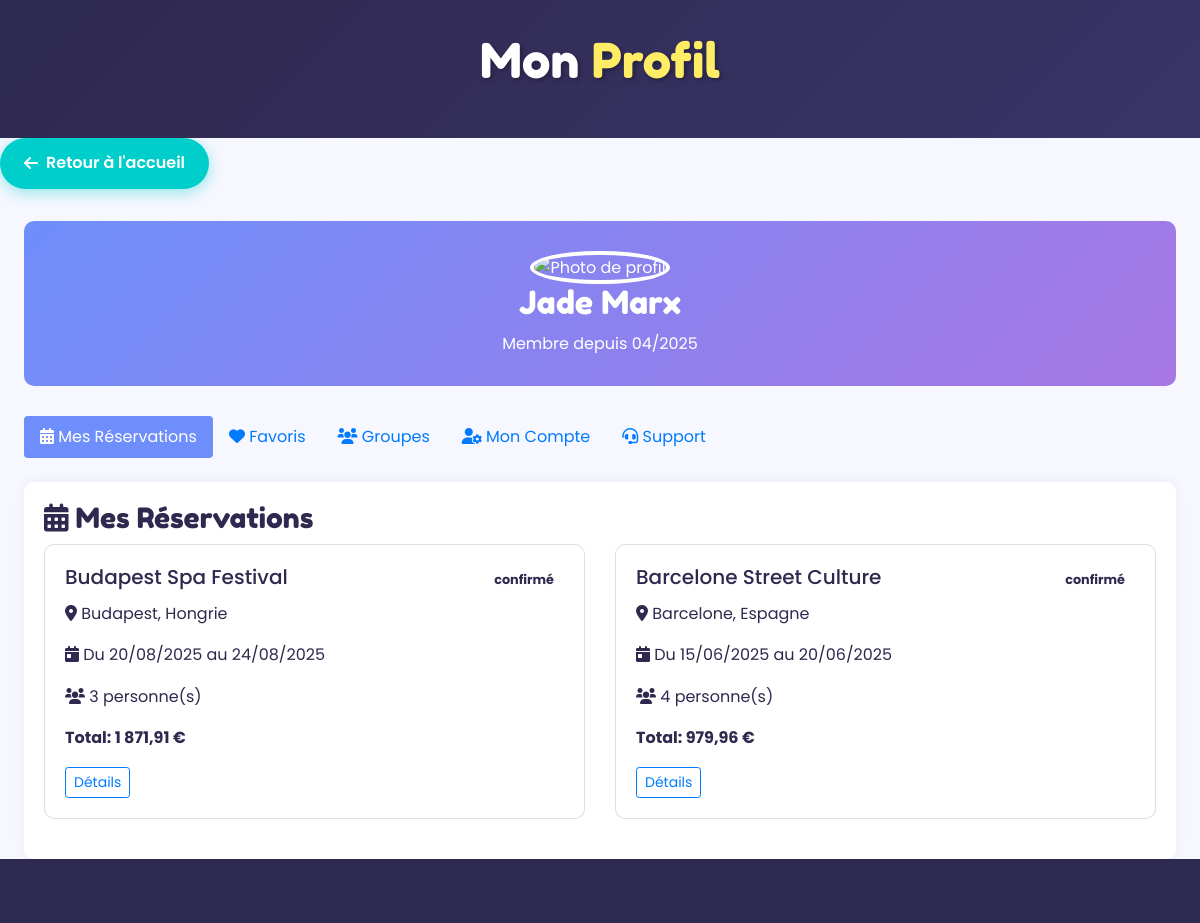
The app's page /profile.php (signed in) with its own data.
### tables this page shows
CREATE TABLE `users` (
  `id` int NOT NULL,
  `nom` varchar(100) NOT NULL,
  `prenom` varchar(50) NOT NULL,
  `email` varchar(100) NOT NULL,
  `password` varchar(100) NOT NULL,
  `gender` enum('M','F','Autre') NOT NULL,
  `date_naissance` date DEFAULT NULL,
  `adresse` varchar(255) DEFAULT NULL,
  `telephone` varchar(20) DEFAULT NULL,
  `profile_picture` varchar(255) DEFAULT NULL,
  `access_level` enum('user','admin') DEFAULT 'user',
  `date_inscription` timestamp NULL DEFAULT CURRENT_TIMESTAMP,
  `derniere_connexion` timestamp NULL DEFAULT CURRENT_TIMESTAMP,
  `statut` enum('actif','suspendu','désactivé') DEFAULT 'actif'
);

CREATE TABLE `reservations` (
  `id` int NOT NULL,
  `user_id` int NOT NULL,
  `offre_id` int NOT NULL,
  `logement_id` int NOT NULL,
  `transport_aller_id` int NOT NULL,
  `transport_retour_id` int NOT NULL,
  `nbr_personnes` int NOT NULL,
  `prix_unitaire` decimal(10,2) NOT NULL,
  `prix_total` decimal(10,2) GENERATED ALWAYS AS ((`prix_unitaire` * `nbr_personnes`)) STORED,
  `statut` enum('en attente','confirmé','annulé') DEFAULT 'en attente',
  `methode_paiement` enum('carte bancaire','paypal','virement','aucun') DEFAULT 'aucun',
  `date_paiement` datetime DEFAULT NULL,
  `date_reservation` timestamp NULL DEFAULT CURRENT_TIMESTAMP,
  `date_depart` date NOT NULL,
  `date_retour` date NOT NULL
);

CREATE TABLE `offres` (
  `id` int NOT NULL,
  `titre` varchar(255) NOT NULL,
  `description` text NOT NULL,
  `destination_id` int NOT NULL,
  `logement_id` int NOT NULL,
  `type_transport` enum('avion','bus','train','covoiturage','voiture') NOT NULL,
  `duree_sejour` int NOT NULL,
  `prix` decimal(10,2) NOT NULL,
  `prix_groupe` decimal(10,2) DEFAULT NULL,
  `date_depart` date NOT NULL,
  `date_retour` date NOT NULL,
  `disponibilite` int NOT NULL DEFAULT '0',
  `images` varchar(255) DEFAULT NULL,
  `ancien_prix` decimal(10,2) DEFAULT NULL,
  `transport_aller_id` int DEFAULT NULL,
  `transport_retour_id` int DEFAULT NULL,
  `avantages` text,
  `groupe` int DEFAULT NULL
);

CREATE TABLE `destinations` (
  `id` int NOT NULL,
  `pays` varchar(100) NOT NULL,
  `ville` varchar(100) NOT NULL,
  `images` varchar(255) DEFAULT NULL,
  `type_activites` enum('camping','auberge','randonnée','plage','...') NOT NULL,
  `activite_jeune` varchar(255) DEFAULT NULL,
  `budget_moyen` decimal(10,2) DEFAULT NULL,
  `date_publication` date DEFAULT NULL,
  `conseils` text,
  `endroits_visiter` text,
  `langue` varchar(100) DEFAULT NULL,
  `monnaie` varchar(50) DEFAULT NULL,
  `transport_commun` text,
  `peuples_culture` text,
  `info_pays` text
);

### profile.php (the view, shortened to what this page needs)
<?php
require_once('data_base/connection.php');
$user = [];
$reservations = [];
try
{
    $sql = 'SELECT * FROM users WHERE id = ?';
    $stmt = $dbh->prepare($sql);
    $stmt->execute([$_SESSION['user_id']]);
    $user = $stmt->fetch(PDO::FETCH_ASSOC);
    $sql = '
        SELECT r.*, o.titre, o.images, d.ville, d.pays
        FROM reservations r
        JOIN offres o ON r.offre_id = o.id
        JOIN destinations d ON o.destination_id = d.id
        WHERE r.user_id = ?
        ORDER BY r.date_depart DESC';
    $stmt = $dbh->prepare($sql);
    $stmt->execute([$_SESSION['user_id']]);
    $reservations = $stmt->fetchAll(PDO::FETCH_ASSOC);
}
catch (PDOException $e)
{
    die("Erreur de base de données : " . $e->getMessage());
}
?>
<!DOCTYPE html>
<html lang="fr">
<head>
    <link href="https://stackpath.bootstrapcdn.com/bootstrap/4.5.2/css/bootstrap.min.css" rel="stylesheet">
    <link rel="stylesheet" href="https://cdnjs.cloudflare.com/ajax/libs/font-awesome/6.0.0/css/all.min.css">
    <link rel="stylesheet" href="../styles/offres.css">
</head>
<body>
    <header class="header-offres">
        <h1>Mon <span>Profil</span></h1>
    </header>
    <a href="index.php" class="btn-back"><i class="fas fa-arrow-left"></i> Retour à l'accueil</a>
    <div class="main-container">
        <div class="profile-header text-center">
            <img src="<?= htmlspecialchars($user['profile_picture'] ?? '../img/default-profile.jpg') ?>"
                 class="profile-picture" alt="Photo de profil">
            <h2><?= htmlspecialchars($user['prenom'] . ' ' . $user['nom']) ?></h2>
            <p class="mb-0">Membre depuis <?= date('m/Y', strtotime($user['date_inscription'])) ?></p>
        </div>
        <ul class="nav nav-pills mb-4" id="profileTabs" role="tablist">
            <li class="nav-item">
                <a class="nav-link active" id="reservations-tab" data-toggle="pill" href="#reservations" role="tab">
                    <i class="fas fa-calendar-alt"></i> Mes Réservations
                </a>
            </li>
            <li class="nav-item">
                <a class="nav-link" id="favorites-tab" data-toggle="pill" href="#favorites" role="tab">
                    <i class="fas fa-heart"></i> Favoris
                </a>
            </li>
            <li class="nav-item">
                <a class="nav-link" id="groups-tab" data-toggle="pill" href="#groups" role="tab">
                    <i class="fas fa-users"></i> Groupes
                </a>
            </li>
            <li class="nav-item">
                <a class="nav-link" id="account-tab" data-toggle="pill" href="#account" role="tab">
                    <i class="fas fa-user-cog"></i> Mon Compte
                </a>
            </li>
            <li class="nav-item">
                <a class="nav-link" id="support-tab" data-toggle="pill" href="#support" role="tab">
                    <i class="fas fa-headset"></i> Support
                </a>
            </li>
        </ul>
        <div class="tab-content" id="profileTabsContent">
            <div class="tab-pane fade show active" id="reservations" role="tabpanel">
                <h3><i class="fas fa-calendar-alt"></i> Mes Réservations</h3>
                <?php if (empty($reservations)): ?>
                    <div class="alert alert-info">
                        Vous n'avez aucune réservation pour le moment.
                        <a href="pages/offre.php" class="alert-link">Découvrez nos offres</a>
                    </div>
                <?php else: ?>
                    <div class="row">
                        <?php foreach ($reservations as $reservation): ?>
                            <div class="col-md-6">
                                <div class="card">
                                    <div class="card-body">
                                        <div class="d-flex justify-content-between">
                                            <h5 class="card-title"><?= htmlspecialchars($reservation['titre']) ?></h5>
                                            <span class="reservation-status status-<?= str_replace('é', 'e', strtolower($reservation['statut'])) ?>">
                                                <?= htmlspecialchars($reservation['statut']) ?>
                                            </span>
                                        </div>
                                        <p class="card-text">
                                            <i class="fas fa-map-marker-alt"></i>
                                            <?= htmlspecialchars($reservation['ville'] . ', ' . $reservation['pays']) ?>
                                        </p>
                                        <p class="card-text">
                                            <i class="fas fa-calendar-day"></i>
                                            Du <?= date('d/m/Y', strtotime($reservation['date_depart'])) ?>
                                            au <?= date('d/m/Y', strtotime($reservation['date_retour'])) ?>
                                        </p>
                                        <p class="card-text">
                                            <i class="fas fa-users"></i>
                                            <?= htmlspecialchars($reservation['nbr_personnes']) ?> personne(s)
                                        </p>
                                        <p class="card-text font-weight-bold">
                                            Total: <?= number_format($reservation['prix_unitaire'] * $reservation['nbr_personnes'], 2, ',', ' ') ?> €
                                        </p>
                                        <div class="d-flex justify-content-between">
                                            <a href="pages/details_reservation.php?id=<?= $reservation['id'] ?>" class="btn btn-sm btn-outline-primary">
                                                Détails
                                            </a>
                                        </div>
                                    </div>
                                </div>
                            </div>
                        <?php endforeach; ?>
                    </div>
                <?php endif; ?>
            </div>
        </div>
    </div>
    <footer class="footer">
    </footer>
</body>
</html>

### styles/offres.css (style rules this page uses)
:root { --primary: #FF5E5B; --secondary: #00CECB; --accent: #FFED66; --dark: #2E294E; --light: #F7F7FF; --action: #5D5FEF; --shadow: 0 4px 20px rgba(0, 0, 0, 0.1); --transition: all 0.3s ease; }
* { margin: 0; padding: 0; box-sizing: border-box; }
body { font-family: 'Poppins', sans-serif; background-color: var(--light); color: var(--dark); line-height: 1.6; overflow-x: hidden; }
h1, h2, h3, h4 { font-family: 'Fredoka One', cursive; font-weight: 400; }
.header-offres { background: linear-gradient(135deg, var(--dark), #3a3468); color: white; padding: 2rem 0; text-align: center; position: relative; overflow: hidden; }
.header-offres::before { content: ""; position: absolute; top: 0; left: 0; width: 100%; height: 100%; background: url('https://images.unsplash.com/photo-1507525428034-b723cf961d3e?ixlib=rb-1.2.1&auto=format&fit=crop&w=1350&q=80') center/cover; opacity: 0.3; z-index: 0; }
.header-offres h1 { font-size: 3rem; margin-bottom: 1rem; position: relative; z-index: 1; text-shadow: 2px 2px 4px rgba(0, 0, 0, 0.3); }
.header-offres h1 span { color: var(--accent); }
.btn-back { display: inline-flex; align-items: center; justify-content: center; padding: 0.8rem 1.5rem; border-radius: 50px; font-weight: 600; text-decoration: none; transition: var(--transition); margin-bottom: 2rem; background-color: var(--secondary); color: white; box-shadow: 0 4px 15px rgba(0, 206, 203, 0.4); }
.btn-back i { margin-right: 0.5rem; }
.main-container { max-width: 1200px; margin: 0 auto; padding: 0 1.5rem; }
.footer { background: var(--dark); color: white; padding: 4rem 0 0; }

### profile.php (style rules this page uses)
.profile-header { background: linear-gradient(135deg, #6e8efb, #a777e3); color: white; padding: 30px 0; border-radius: 10px; margin-bottom: 30px; }
.profile-picture { width: 120px; height: 120px; border-radius: 50%; object-fit: cover; border: 4px solid white; }
.nav-pills .nav-link.active { background-color: #6e8efb; }
.card { border-radius: 10px; margin-bottom: 20px; transition: transform 0.3s; }
.reservation-status { display: inline-block; padding: 5px 10px; border-radius: 20px; font-size: 0.8rem; font-weight: bold; }
.tab-content { padding: 20px; background: white; border-radius: 10px; box-shadow: 0 0 15px rgba(0,0,0,0.05); }

### records on screen
users: prenom+nom "Jade Marx", date_inscription "04/2025"
reservations: offre.titre "Budapest Spa Festival", statut "confirmé", destinations.ville+pays "Budapest, Hongrie", date_depart "20/08/2025", date_retour "24/08/2025", nbr_personnes "3", $reservation['prix_unitaire'] * $reservation['nbr_personnes'] "1 871,91"
reservations: offre.titre "Barcelone Street Culture", statut "confirmé", destinations.ville+pays "Barcelone, Espagne", date_depart "15/06/2025", date_retour "20/06/2025", nbr_personnes "4", $reservation['prix_unitaire'] * $reservation['nbr_personnes'] "979,96"
